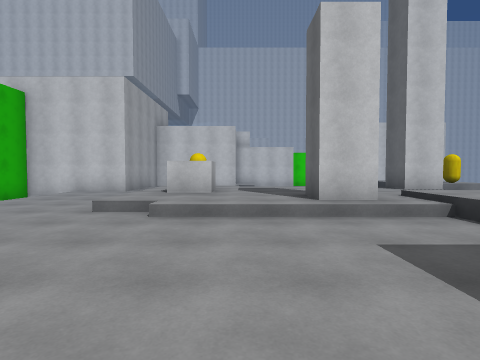
view 1 (above)

16 first-person views from a walk through a Unity game level. The camera is 1.4 m above the floor, tilts 2° down and sees 80° across. The floor is counted in squares, 2 m on a side. Each view is taken from the middle of a square. On the plan, view 1 faces up. The plan holds only what a view shows up to about 10 squares ahead; the rest is blank. The place goes on beyond the plan. The player character is not drawn. Surface patterns are stand-ins for the level's own textures.

view 2
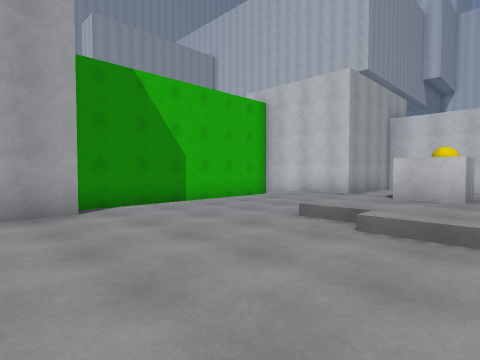

view 3
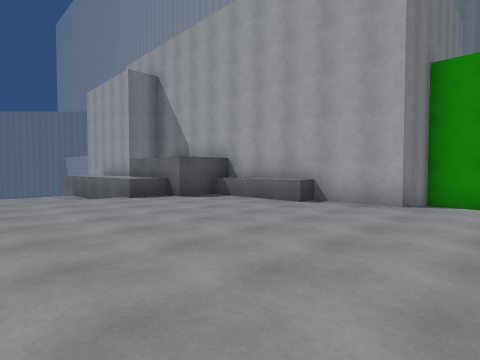

view 4
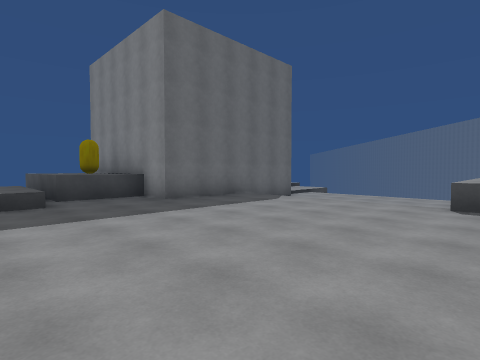

view 5
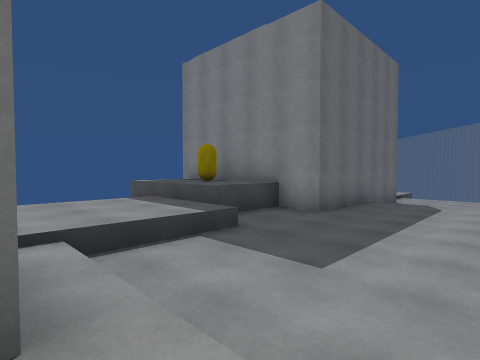

view 6
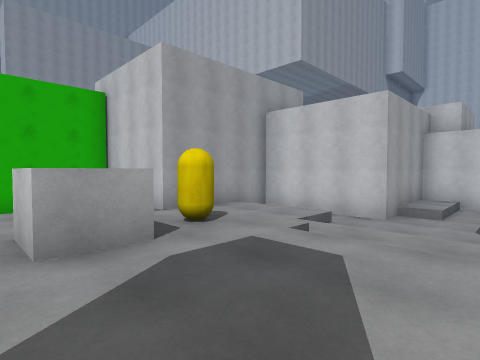

view 7
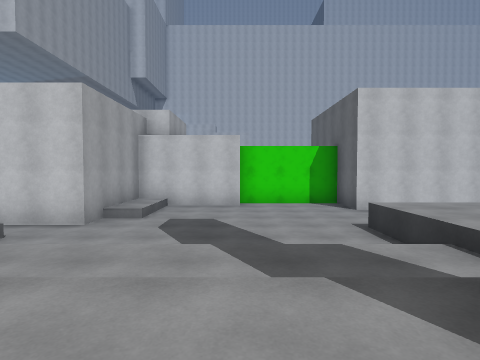

view 8
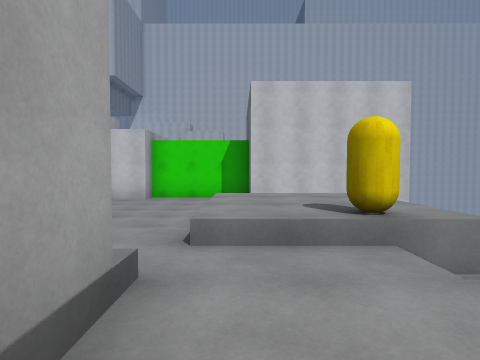

view 9
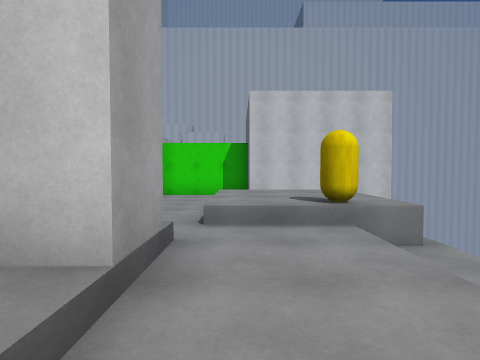

view 10
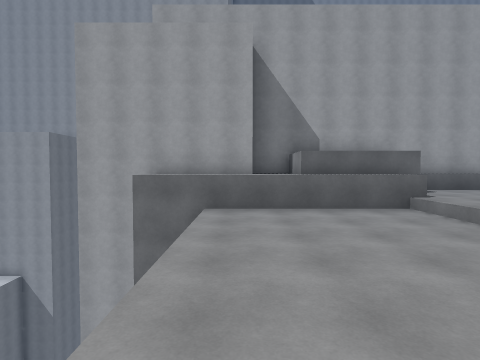

view 11
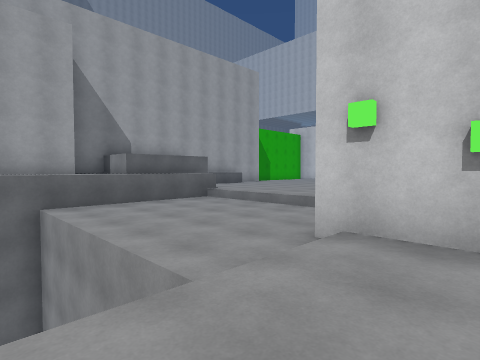

view 12
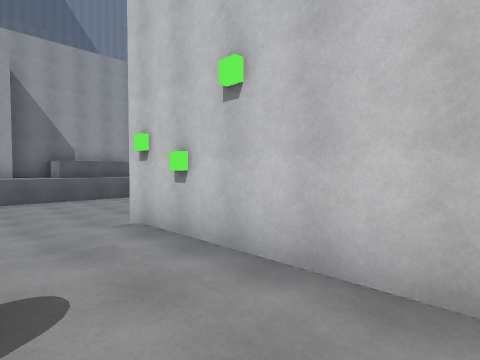

view 13
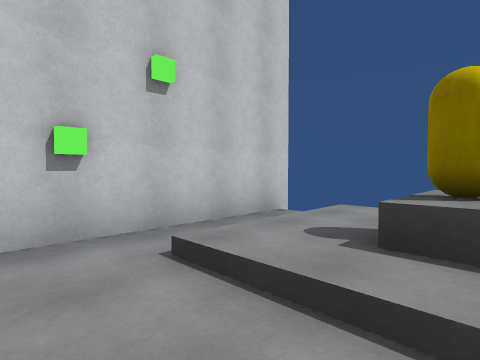

view 14
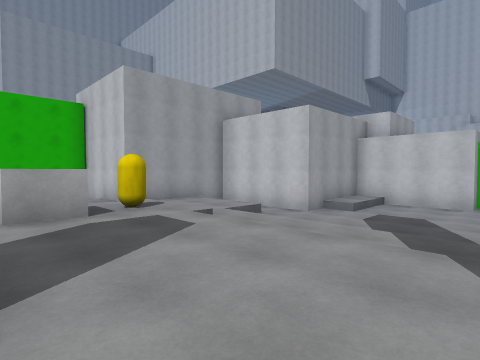

view 15
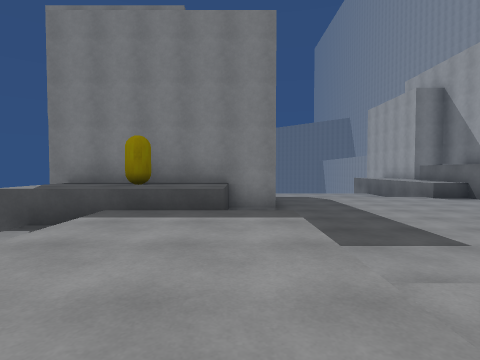

view 16
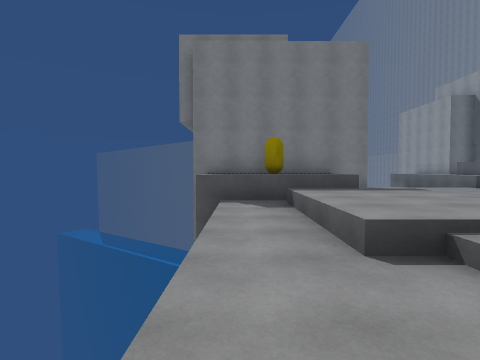

### Floor plan
Key: @ floor where view 1 was taken; # wall or solid block; . main floor; - floor 0.25 m lower than the main floor; : floor 0.5 m higher than the main floor; _ floor 0.5 m lower than the main floor; / step, stairs or slope; ^ raised ledge; v drop or lower ground; C yellow capsule.
Columns run from 7 left of view 1 to 11 right of it. Each row starts with its distance up from view 1.
 17           #####
 16       #####___#
 15       #.______####v
 14       #.______
 13    ####_______vv
 12    #_________:::
 11    #../______:::
 10  ###.........:C:v
  9 # ...:://////.._v
  8 # ...:C:::::#.._
  7 # ...:^::::::..
  6 # ...::::::::..
  5 # ...::::#/::#.
  4 # ......../::..
  3 # ......../::..
  2 ###.......//:v.
  1   #.........^^^^
  0   #....@....^C^^
 -1   #........#^^^#
 -2   #........#
 -3   ###^.....#
 -4     ^^_____#
 -5   ^^^^_____#####
 -6   # ^^_____-----
 -7   #^^^_____--///
 -8    ^^^vvvvv--...
 -9    ^^^     --^C
-10    #
-11    #

Where each view was taken, in squares from view 1:
view 1: 0 up, 0 right, facing up
view 2: 1 up, 0 right, facing up-left
view 3: 4 up, 1 right, facing down-left
view 4: 3 up, 3 left, facing down-right
view 5: 5 up, 0 right, facing down-right
view 6: 6 up, 2 right, facing up-left
view 7: 7 up, 3 right, facing up
view 8: 7 up, 6 right, facing up
view 9: 6 up, 6 right, facing up
view 10: 7 down, 4 right, facing left
view 11: 9 down, 5 right, facing up-left
view 12: 8 down, 8 right, facing up-left
view 13: 9 down, 4 right, facing up-right
view 14: 6 up, 4 right, facing up-left
view 15: 6 up, 4 right, facing down
view 16: 8 up, 7 right, facing down
